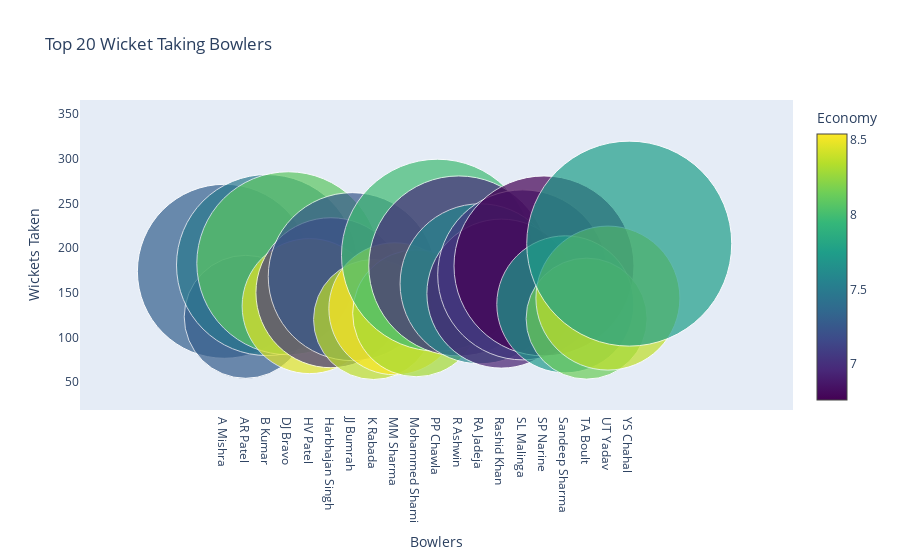

Source (notebook cell):
### Code cell
trace = go.Scatter(
    y = bowlers['wickets'],
    x = bowlers['bowler'],
    mode = 'markers',
    marker = dict(
        size = bowlers['wickets'].values,
        color = bowlers['economy'].values,
        colorscale = 'Viridis',
        showscale = True,
        colorbar = dict(title = 'Economy'),
    ),
    text = bowlers['overs'].values
)

data = [trace]

layout = go.Layout(
    autosize = True,
    title = 'Top 20 Wicket Taking Bowlers',
    hovermode = 'closest',
    xaxis = dict(
        showgrid = False,
        zeroline = False,
        showline = False,
        title = 'Bowlers'
    ),
    yaxis = dict(
        title = 'Wickets Taken',
        ticklen = 5,
        gridwidth = 2,
        showgrid = False,
        zeroline = False,
        showline = False
    ),
    showlegend = False
)

fig = go.Figure(data = data, layout = layout)
py.iplot(fig, filename = 'scatterChol')

### Figure 1 — Plotly figure (JSON) as saved in the notebook; plotly's stock layout.template omitted (floating-point values rounded to 4 significant figures)
{"data": [{"marker": {"color": [7.305, 7.284, 7.472, 8.08, 8.461, 7.046, 7.245, 8.366, 8.536, 8.3, 7.98, 6.977, 7.576, 6.915, 7.042, 6.761, 7.717, 8.134, 8.365, 7.75], "colorbar": {"title": {"text": "Economy"}}, "colorscale": [[0, "#440154"], [0.1111, "#482878"], [0.2222, "#3e4989"], [0.3333, "#31688e"], [0.4444, "#26828e"], [0.5556, "#1f9e89"], [0.6667, "#35b779"], [0.7778, "#6ece58"], [0.8889, "#b5de2b"], [1, "#fde725"]], "showscale": true, "size": [174, 123, 181, 183, 135, 150, 168, 120, 132, 127, 192, 180, 160, 149, 170, 180, 137, 121, 144, 205]}, "mode": "markers", "text": [574, 525, 676, 549, 380, 582, 530, 317, 384, 420, 649, 779, 649, 483, 495, 691, 487, 404, 531, 604], "type": "scatter", "x": ["A Mishra", "AR Patel", "B Kumar", "DJ Bravo", "HV Patel", "Harbhajan Singh", "JJ Bumrah", "K Rabada", "MM Sharma", "Mohammed Shami", "PP Chawla", "R Ashwin", "RA Jadeja", "Rashid Khan", "SL Malinga", "SP Narine", "Sandeep Sharma", "TA Boult", "UT Yadav", "YS Chahal"], "y": [174, 123, 181, 183, 135, 150, 168, 120, 132, 127, 192, 180, 160, 149, 170, 180, 137, 121, 144, 205]}], "layout": {"autosize": true, "hovermode": "closest", "showlegend": false, "title": {"text": "Top 20 Wicket Taking Bowlers"}, "xaxis": {"showgrid": false, "showline": false, "title": {"text": "Bowlers"}, "zeroline": false}, "yaxis": {"gridwidth": 2, "showgrid": false, "showline": false, "ticklen": 5, "title": {"text": "Wickets Taken"}, "zeroline": false}}}
